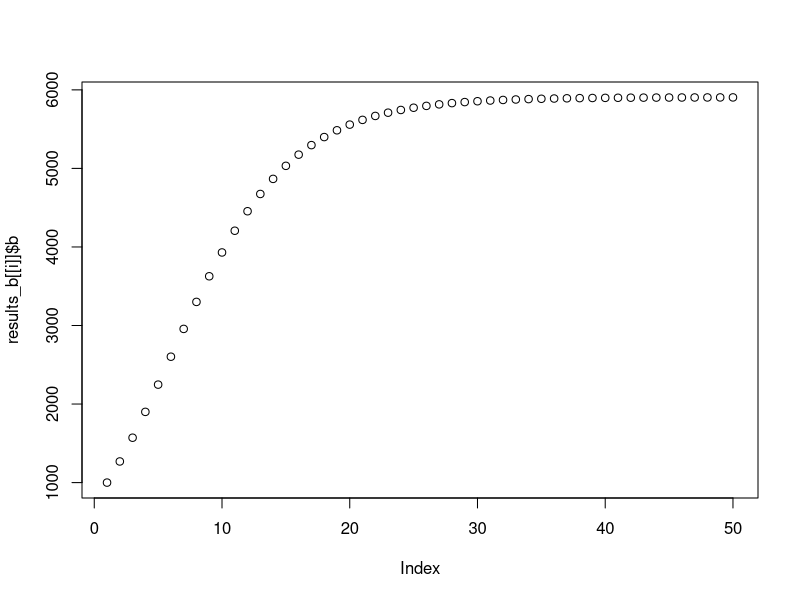
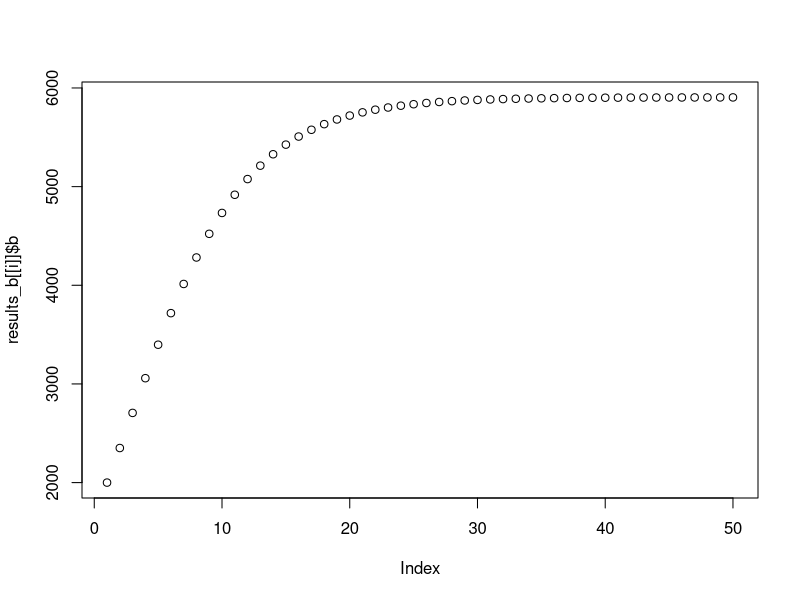
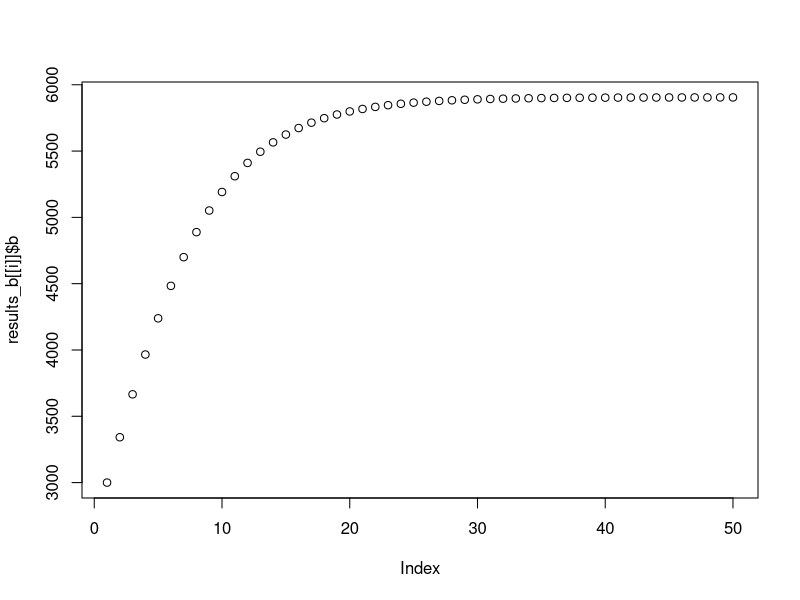
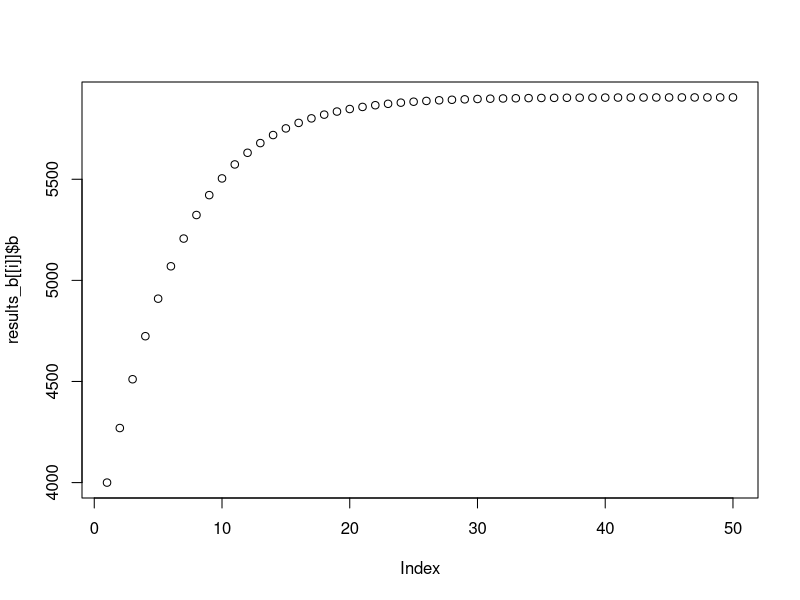
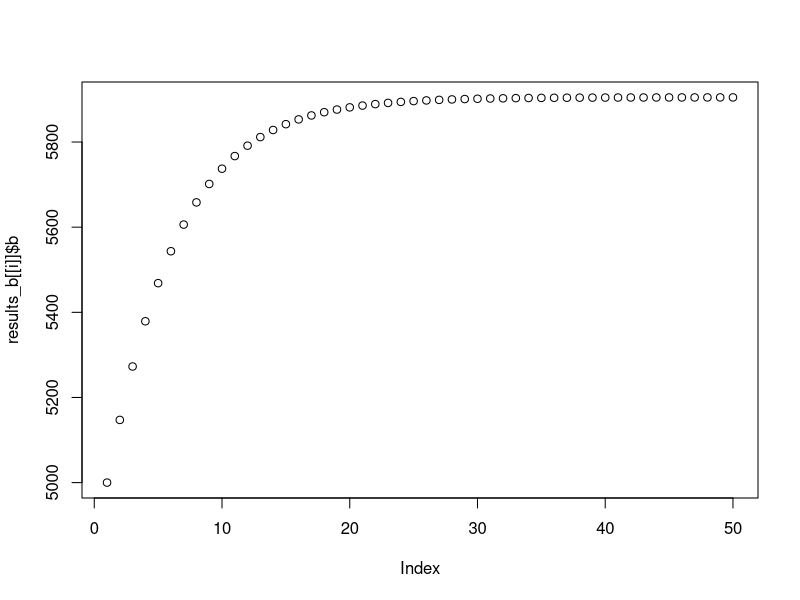
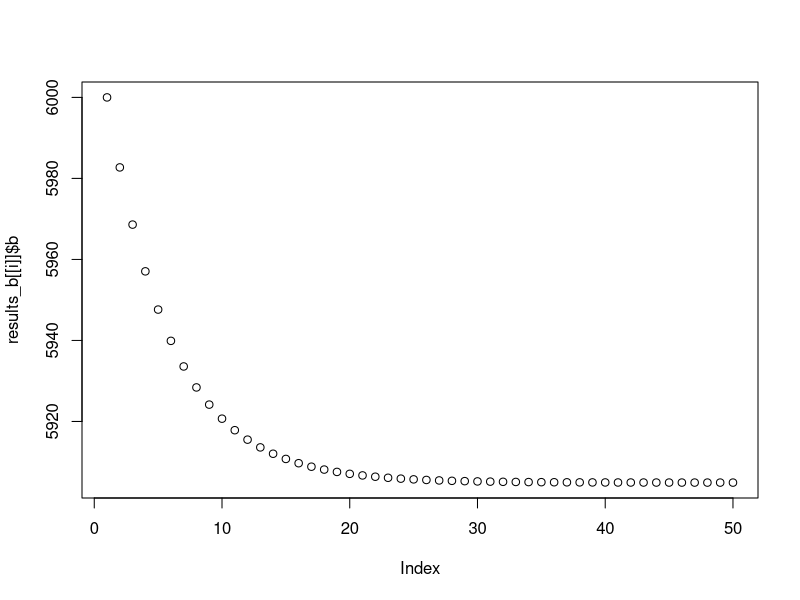
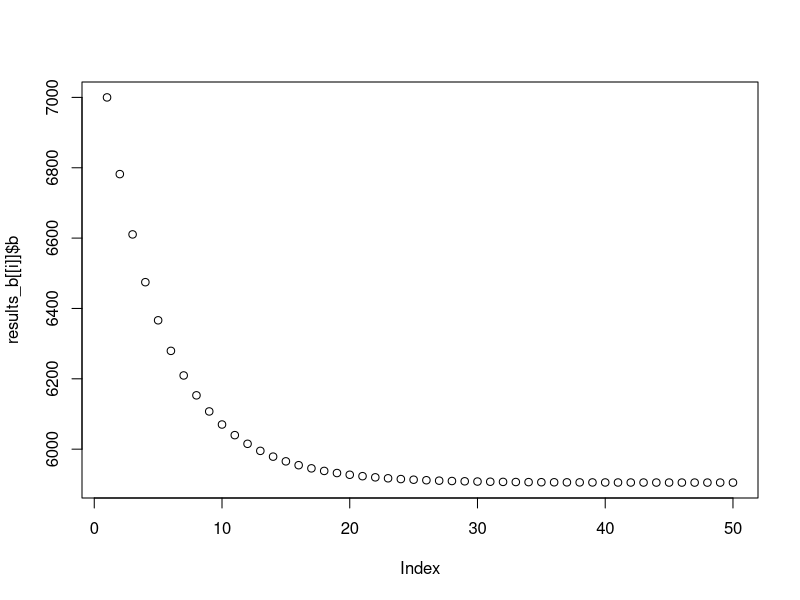
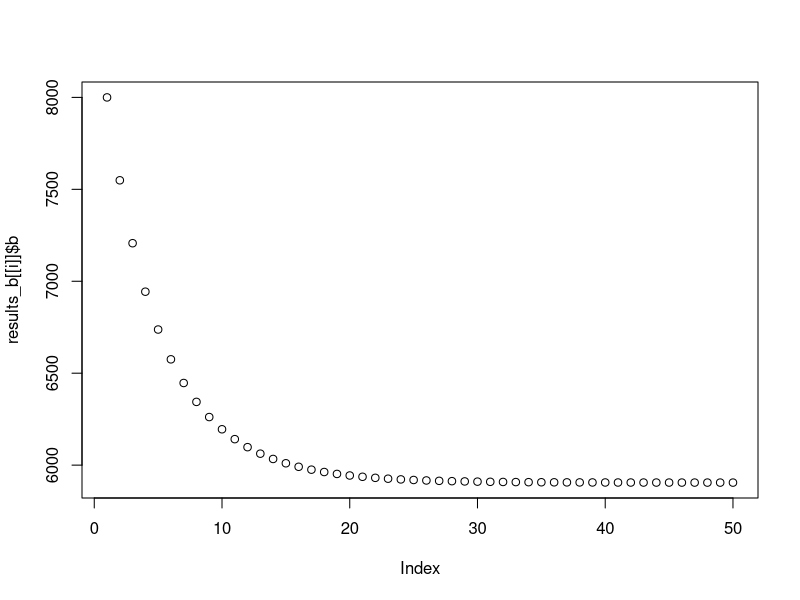

The R script that drew these images, in order:
# Testing model behavior: Initial biomass

## This version tests the effect of varying intial biomass. Experiments will vary initial biomass
## but all other inputs in the model will remain constant 

# Set up a small trial number of experiments - vary biomass 
n_experiment = 10 

experiment <- data.frame(
  b = seq(1000, 10000, 1000)) #low end is 0.1K and high is 0.6K (from table)

# Model:
test_b <- function(b, f, r, r_s, p, k, years){
  # b = 1
  # f = 1.5
  # g = 0.2
  # g_s = -0.01
  # phi = 0.188
  # years = 50   Note: these values were to help setup the initial model and ensure it ran properly - we don't need these anymore
  
  results <- data.frame(
    b = rep(NA, years), c = rep(NA, years), 
    year = 1:years, r = rep(NA, years)) #Setup the results dataframe where the outputs will be writen for #years our experiment is running
  
  #Set the initial result for the outputs in year 1
  results$b[1] = b
  results$c[1] = f * b
  results$r[1] = r
  
  #Loop the model over the specified number of years
  for (t in 2:years) {
    
    results$c[t] = results$b[t-1] * f #define catch - won't need this if using the climate ready management below
    results$b[t] = results$b[t-1] + (results$r[t-1] / p) * results$b[t-1] * (1 - ((results$b[t-1]/k) ^ p)) - results$c[t] #operating model-PT
    results$r[t] = results$r[t-1] * (1 + r_s) #climate model - how does r change with climate change in each year

  } 
  
  return(results)
}


# Run model over experiments:
results_b = list() 

for (i in 1:n_experiment){
  results_b[[i]] <- test_b(b = experiment$b[i], f = 0.1, r = 0.2, r_s = 0, p = 0.2,
                              years = 50, k = 10000)
}


#Plot the change in biomass over time for all 10 experiments:
for(i in 1:n_experiment){
  plot(results_b[[i]]$b)
}

# #Save a copy of plots to look at later:
# library(here)
# pdf(file = "/Users/saraorofino/Documents/GitHub/SomefinFishE/Models/behavior_checks/b/b_plots.pdf",
#     width = 4,
#     height = 4)
# 
# for(i in 1:n_experiment){
#   plot(results_b[[i]]$b)
# }
# 
# dev.off()

# Have a vector of starting b values to compare to the graphs
library(tidyverse)
b_intial <- as.data.frame(experiment$b) %>% 
  rename(b = "experiment$b")